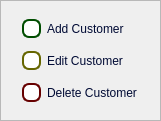
        <widget class="QFrame" name="frame_14">
         <property name="geometry">
          <rect>
           <x>30</x>
           <y>30</y>
           <width>161</width>
           <height>121</height>
          </rect>
         </property>
         <property name="styleSheet">
          <string notr="true">QRadioButton {
	font: 600 10pt &quot;Segoe UI Semibold&quot;;
   color: rgb(0, 10, 52);
}

QRadioButton#customer_addRadio::indicator {
    border: 2px solid #004d00; /* Dark green border */
    background-color: white;
    width: 15px;
    height: 15px;
    border-radius: 7px;
}

QRadioButton#customer_addRadio::indicator:checked {
    background-color: #00e600; /* Bright green for &quot;on&quot; state */
}

QRadioButton#customer_editRadio::indicator {
    border: 2px solid #666600; /* Dark yellow border */
    background-color: white;
    width: 15px;
    height: 15px;
    border-radius: 7px;
}

QRadioButton#customer_editRadio::indicator:checked {
    background-color: #ffff00; /* Bright yellow for &quot;on&quot; state */
}

QRadioButton#customer_deleteRadio::indicator {
    border: 2px solid #660000; /* Dark red border */
    background-color: white;
    width: 15px;
    height: 15px;
    border-radius: 7px;
}

QRadioButton#customer_deleteRadio::indicator:checked {
    background-color: #ff0000; /* Bright red for &quot;on&quot; state */
}
</string>
         </property>
         <property name="frameShape">
          <enum>QFrame::StyledPanel</enum>
         </property>
         <property name="frameShadow">
          <enum>QFrame::Raised</enum>
         </property>
         <layout class="QGridLayout" name="gridLayout_2">
          <item row="0" column="0">
           <widget class="QRadioButton" name="customer_addRadio">
            <property name="sizePolicy">
             <sizepolicy hsizetype="Fixed" vsizetype="Fixed">
              <horstretch>0</horstretch>
              <verstretch>0</verstretch>
             </sizepolicy>
            </property>
            <property name="cursor">
             <cursorShape>PointingHandCursor</cursorShape>
            </property>
            <property name="styleSheet">
             <string notr="true"/>
            </property>
            <property name="text">
             <string>Add Customer</string>
            </property>
           </widget>
          </item>
          <item row="1" column="0">
           <widget class="QRadioButton" name="customer_editRadio">
            <property name="sizePolicy">
             <sizepolicy hsizetype="Fixed" vsizetype="Fixed">
              <horstretch>0</horstretch>
              <verstretch>0</verstretch>
             </sizepolicy>
            </property>
            <property name="cursor">
             <cursorShape>PointingHandCursor</cursorShape>
            </property>
            <property name="text">
             <string>Edit Customer</string>
            </property>
           </widget>
          </item>
          <item row="2" column="0">
           <widget class="QRadioButton" name="customer_deleteRadio">
            <property name="sizePolicy">
             <sizepolicy hsizetype="Fixed" vsizetype="Fixed">
              <horstretch>0</horstretch>
              <verstretch>0</verstretch>
             </sizepolicy>
            </property>
            <property name="cursor">
             <cursorShape>PointingHandCursor</cursorShape>
            </property>
            <property name="text">
             <string>Delete Customer</string>
            </property>
           </widget>
          </item>
         </layout>
        </widget>
